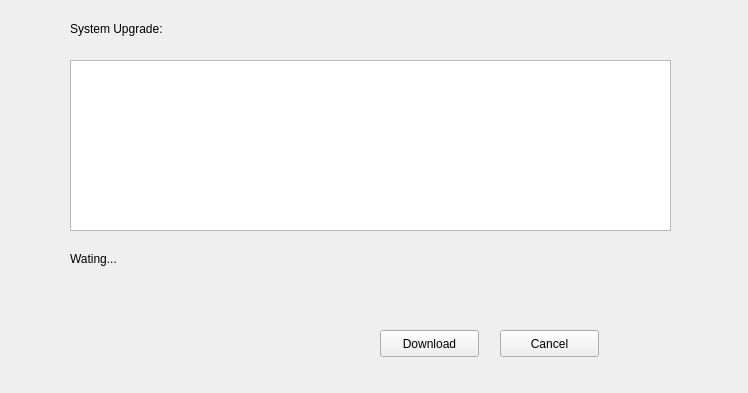
<?xml version="1.0" encoding="UTF-8"?>
<ui version="4.0">
 <class>HNUpgradeWidget</class>
 <widget class="QWidget" name="HNUpgradeWidget">
  <property name="geometry">
   <rect>
    <x>0</x>
    <y>0</y>
    <width>748</width>
    <height>393</height>
   </rect>
  </property>
  <property name="windowTitle">
   <string>HNUpgradeWidget</string>
  </property>
  <layout class="QHBoxLayout" name="horizontalLayout">
   <property name="spacing">
    <number>0</number>
   </property>
   <property name="leftMargin">
    <number>0</number>
   </property>
   <property name="topMargin">
    <number>0</number>
   </property>
   <property name="rightMargin">
    <number>0</number>
   </property>
   <property name="bottomMargin">
    <number>0</number>
   </property>
   <item>
    <widget class="QWidget" name="widgetHNUpgrade" native="true">
     <widget class="QLabel" name="lbTip">
      <property name="geometry">
       <rect>
        <x>70</x>
        <y>20</y>
        <width>231</width>
        <height>17</height>
       </rect>
      </property>
      <property name="text">
       <string>System Upgrade:</string>
      </property>
      <property name="alignment">
       <set>Qt::AlignLeading|Qt::AlignLeft|Qt::AlignVCenter</set>
      </property>
     </widget>
     <widget class="HNProgressBar" name="widgetUpgrade" native="true">
      <property name="geometry">
       <rect>
        <x>70</x>
        <y>290</y>
        <width>611</width>
        <height>17</height>
       </rect>
      </property>
     </widget>
     <widget class="QLabel" name="lbUpgrade">
      <property name="geometry">
       <rect>
        <x>70</x>
        <y>250</y>
        <width>103</width>
        <height>17</height>
       </rect>
      </property>
      <property name="text">
       <string>Wating...</string>
      </property>
     </widget>
     <widget class="QTextBrowser" name="tbVersion">
      <property name="geometry">
       <rect>
        <x>70</x>
        <y>60</y>
        <width>601</width>
        <height>171</height>
       </rect>
      </property>
     </widget>
     <widget class="QPushButton" name="btnDown">
      <property name="geometry">
       <rect>
        <x>380</x>
        <y>330</y>
        <width>99</width>
        <height>27</height>
       </rect>
      </property>
      <property name="text">
       <string>Download</string>
      </property>
     </widget>
     <widget class="QPushButton" name="btnCancel">
      <property name="geometry">
       <rect>
        <x>500</x>
        <y>330</y>
        <width>99</width>
        <height>27</height>
       </rect>
      </property>
      <property name="text">
       <string>Cancel</string>
      </property>
     </widget>
    </widget>
   </item>
  </layout>
 </widget>
 <layoutdefault spacing="6" margin="11"/>
 <customwidgets>
  <customwidget>
   <class>HNProgressBar</class>
   <extends>QWidget</extends>
   <header>hnprogressbar.h</header>
   <container>1</container>
  </customwidget>
 </customwidgets>
 <resources/>
 <connections/>
</ui>
